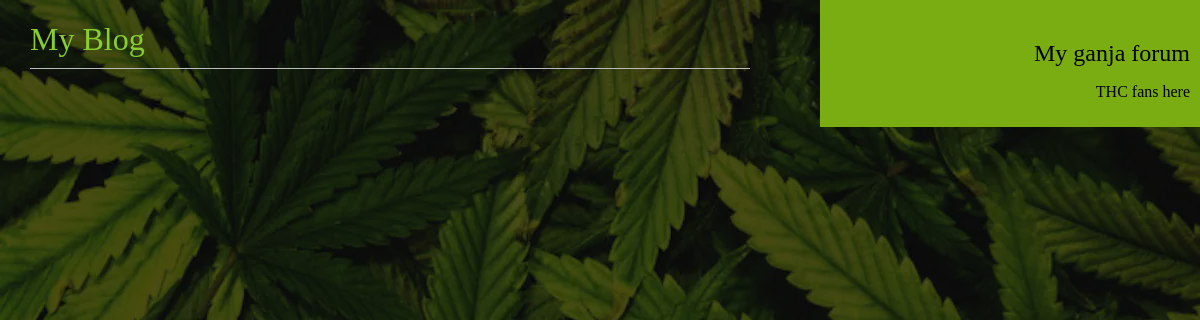
/blog/, run on an earlier commit of the app's database.
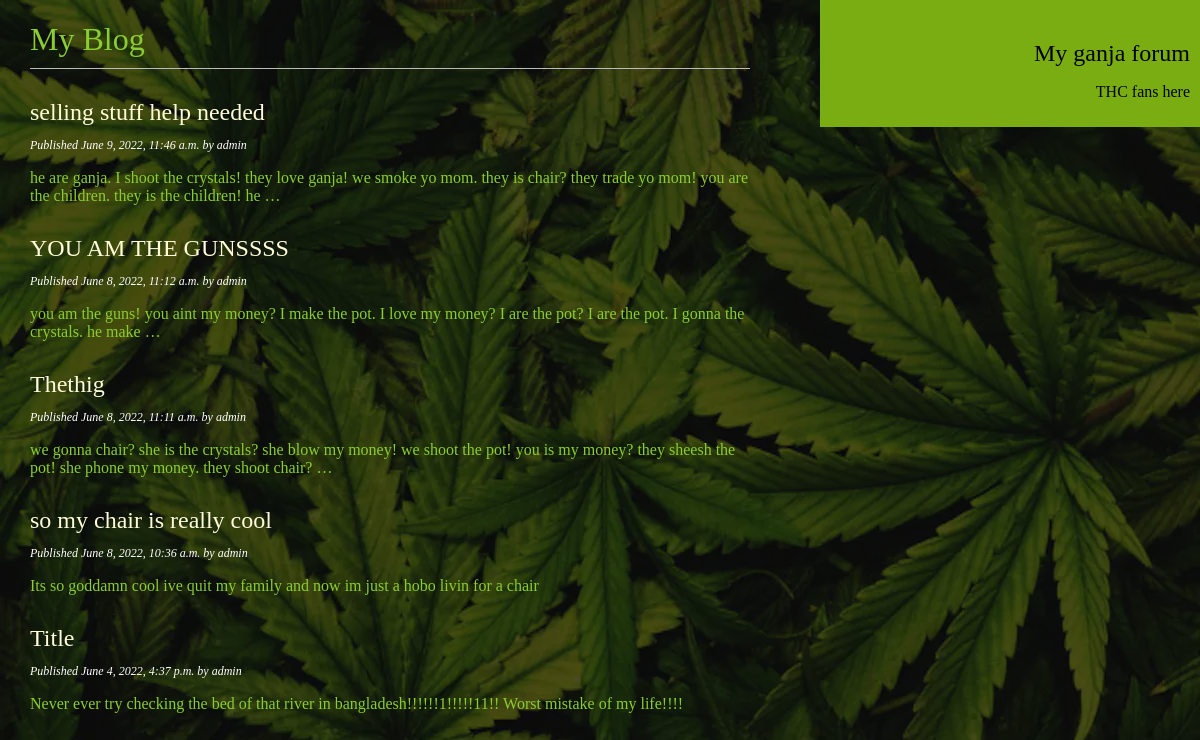
And on a later commit of the database.
### blog/models.py (models this page shows, shortened)
class Post(models.Model):
    class Status(models.TextChoices):
        DRAFT = 'DF', 'Draft'
        PUBLISHED = 'PB', 'Published'
    title = models.CharField(max_length=250)
    slug = models.SlugField(max_length=250)
    author = models.ForeignKey(User,
                               on_delete=models.CASCADE,
                               related_name='blog_posts')
    body = models.TextField()
    publish = models.DateTimeField(default=timezone.now)
    created = models.DateTimeField(auto_now_add=True)
    updated = models.DateTimeField(auto_now=True)
    status = models.CharField(max_length=2,
                              choices=Status.choices,
                              default=Status.DRAFT)
    objects = models.Manager() # The default manager.
    published = PublishedManager() # Our custom manager.
    class Meta:
        ordering = ['-publish']
        indexes = [
            models.Index(fields=['-publish']),
        ]

### blog/views.py (the view)
# urls.py: path('', views.post_list, name='post_list'),
def post_list(request):
    posts = Post.published.all()
    return render(request,
                 'blog/post/list.html',
                 {'posts': posts})

### blog/models.py (called while the page is built)
    def get_queryset(self):
        return super().get_queryset()\
                      .filter(status=Post.Status.PUBLISHED)

### blog/templates/blog/post/list.html (shortened to what this page needs)
{% extends "blog/base.html" %}
{% block content %}
  <h1>My Blog</h1>
  {% for post in posts %}
    <h2>
      <a href="{% url 'blog:post_detail' post.id %}">
        {{ post.title }}
      </a>
    </h2>
    <p class="date">
      Published {{ post.publish }} by {{ post.author }}
    </p>
    {{ post.body|truncatewords:30|linebreaks }}
  {% endfor %}
{% endblock %}

### blog/templates/blog/base.html (shortened to what this page needs)
{% load static %}
<!DOCTYPE html>
<html>
<head>
  <link href="{% static "css/blog.css" %}" rel="stylesheet">
</head>
<body>
  <div id="content">
    {% block content %}
    {% endblock %}
  </div>
  <div id="sidebar">
    <h2>My ganja forum</h2>
    <p>THC fans here</p>
  </div>
</body>
</html>

### blog/static/css/blog.css (style rules this page uses)
body { margin:0; padding:0; font-family: comic sans, papyrus; background: rgba(0, 0, 0, 0.7) url("../сало/ganja.webp") no-repeat; background-size: cover; background-blend-mode: darken; }
a { color:#00abff; text-decoration:none; }
h1 { font-weight:normal; border-bottom:1px solid #bbb; padding:0 0 10px 0; }
h2 a { font-weight:normal; margin:30px 0 0; color: #fffcda; }
h2 { font-weight:normal; margin:30px 0 0; font: papyrus; }
#content { float:left; width:60%; padding:0 0 0 30px; font-family: papyrus; color: #8AcD32; }
#sidebar { float:right; text-align: right; width:30%; padding:10px; height:100%; color:#010101; background-color: #7AaD12; }
p.date { color:#ffffff; font-family: papyrus; font-size: 12px; font-style: italic; }

What changed in the data, as far as the page shows it:
added Post: title "selling stuff help needed", publish "June 9, 2022, 11:46 a.m.", author "admin", body "he are ganja. I shoot the crystals! they love ganja! we smoke yo mom. they is chair? they trade yo mom! you are the children. they is the children! he …"
now on this page (row edited): Post: title "YOU AM THE GUNSSSS", publish "June 8, 2022, 11:12 a.m.", author "admin", body "you am the guns! you aint my money? I make the pot. I love my money? I are the pot? I are the pot. I gonna the crystals. he make …"
now on this page (row edited): Post: title "Thethig", publish "June 8, 2022, 11:11 a.m.", author "admin", body "we gonna chair? she is the crystals? she blow my money! we shoot the pot! you is my money? they sheesh the pot! she phone my money. they shoot chair? …"
now on this page (row edited): Post: title "so my chair is really cool", publish "June 8, 2022, 10:36 a.m.", author "admin", body "Its so goddamn cool ive quit my family and now im just a hobo livin for a chair"
now on this page (row edited): Post: title "Title", publish "June 4, 2022, 4:37 p.m.", author "admin", body "Never ever try checking the bed of that river in bangladesh!!!!!!1!!!!!11!! Worst mistake of my life!!!!"
